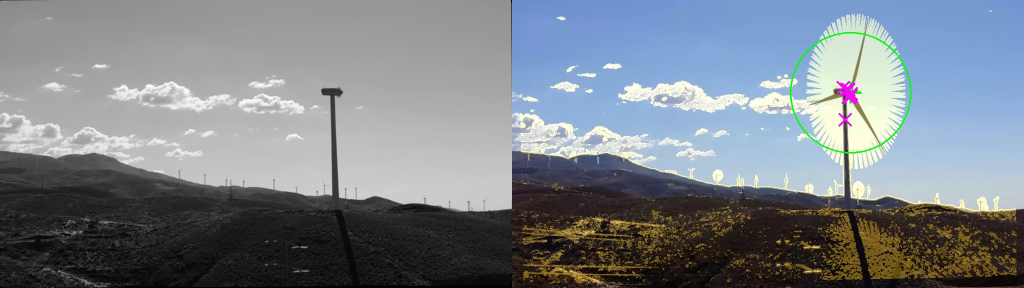
#> input picture blade_prototype/innovation_review_assets/abla_overlay.jpg, 2048 x 576 px (shown at 1/2 size)
$ python -i closeup_baseline.py   (imports and definitions only)   (older library calls are emulated)
#> lines starting #> are read from the running program, lines starting #| are printed output that depends on the picture; after the words box and inside, x2 and y2 are one past the last pixel; in counts of white or black regions, pixels touching at a corner belong together
#> further down, picture is the input picture: shape (576, 2048, 3); mean B, G, R 136.6, 130, 123.5
#!/usr/bin/env python3
"""Mode B 的離線基線：手工特徵 + 邏輯迴歸（純 numpy）。

**這不是規格 §8 的三條基線。** §8.1／8.2 要打 Gemini（本容器沒有任何 API 金鑰）、
§8.3 要 PyTorch（沒裝，也沒有 GPU）。這一條是**能離線跑、不花錢、可重現**的那條，
它回答一個協定需要先知道的問題：

    這份語料裡有多少訊號，是單純的外觀統計就能拿到的？

如果手工特徵就逼近 VLM 的數字，那 VLM 並沒有在做領域推理——它也只是在比對外觀。
所以這條基線的用途是**當地板**，不是當成果：任何一條 §8 的基線要證明自己有價值，
得明顯高過這裡的數字，而不只是高過亂猜。

做法（全部決定性，沒有隨機種子）：
- 特徵：512 px 工作尺度上的顏色（Lab 4×4 格）、梯度與方向直方圖、Laplacian 高頻能量、
  Canny 邊緣密度與 Hough 長線段（裂縫是長直線）、暗斑與亮斑的最大連通元件（雷擊碳化／掉漆）、
  綠色與紅色占比（生物附著／葉尖塗裝）。共 123 維。
- 分類：逐類獨立的邏輯迴歸（one-vs-rest），標準化後全批梯度下降，L2 正則。
- 切分：一律用群感知 5 折（`closeup_blade_groups_wtb.json`），每折用其餘四折訓練。
- 評估域：預設只用取像合格的 839 張（Mode B 的輸入定義）。

用法：
    python scripts/closeup_baseline.py run <語料根目錄> --out preds_baseline.json
    python scripts/closeup_eval.py eval --predictions preds_baseline.json
"""

from __future__ import annotations

import argparse
import json
from pathlib import Path

import numpy as np

ROOT = Path(__file__).resolve().parents[1]
TRUTH = ROOT / "data" / "closeup_truth_wtb.json"
GROUPS = ROOT / "data" / "closeup_blade_groups_wtb.json"
INTAKE = ROOT / "data" / "closeup_intake_wtb.json"

WORK = 512
N_ITER = 600
LR = 0.5
L2 = 1e-2


# --- 特徵 -----------------------------------------------------------------

def image_features(bgr) -> np.ndarray:
    """一張影像 → 123 維。每一組都對應一個「人看得懂」的線索。"""
    import cv2

    img = cv2.resize(bgr, (WORK, WORK), interpolation=cv2.INTER_AREA)
    lab = cv2.cvtColor(img, cv2.COLOR_BGR2LAB)
#> lab: shape (512, 512, 3); mean of channels 0, 1, 2 134.3, 128.1, 124.2
    hsv = cv2.cvtColor(img, cv2.COLOR_BGR2HSV)
#> hsv: shape (512, 512, 3); mean H, S, V 40, 44, 142.9
    grey = cv2.cvtColor(img, cv2.COLOR_BGR2GRAY)
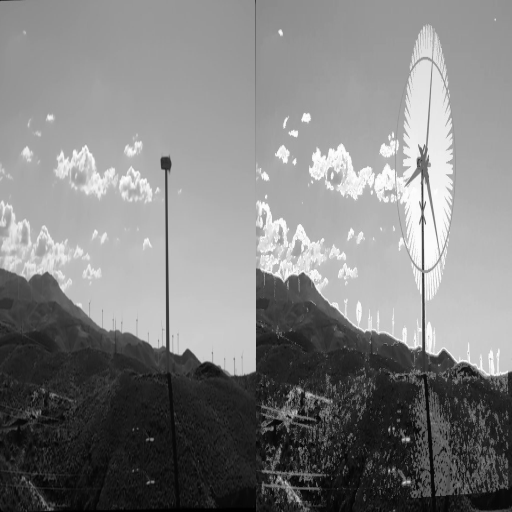
#> grey: shape (512, 512); min 0, max 254, mean 128.8
    f: list[float] = []

    # 1. 顏色：Lab 4×4 格的均值與標準差（96）——底色、髒污、塗裝分布
    cell = WORK // 4
    for r in range(4):
        for c in range(4):
            blk = lab[r * cell:(r + 1) * cell, c * cell:(c + 1) * cell].reshape(-1, 3)
            f += list(blk.mean(axis=0)) + list(blk.std(axis=0))
#> after the loop, f = 96 values, max 203.2 at index 42, min 0 at index 4, mean 71.31

    # 2. 色相占比（4）——綠=生物附著、紅=葉尖塗裝、暗=雷擊碳化、亮=過曝或掉漆
    h, s, v = hsv[:, :, 0].astype(np.float32), hsv[:, :, 1].astype(np.float32), hsv[:, :, 2].astype(np.float32)
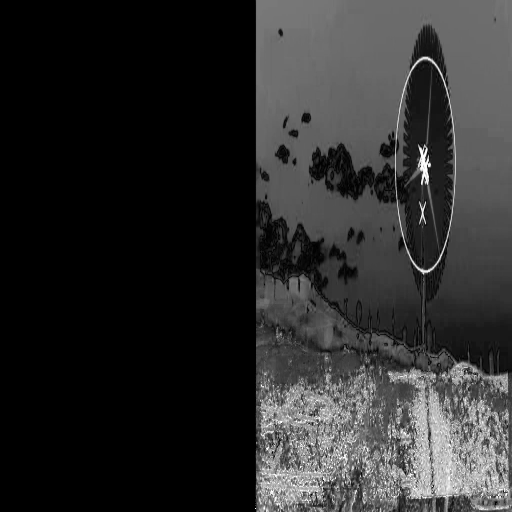
#> s: shape (512, 512) float32; min 0, max 255, mean 44
    n = h.size
#> n = 262144
    f.append(float(((s > 50) & (h > 35) & (h < 85)).sum()) / n)
    f.append(float(((s > 60) & ((h < 12) | (h > 168))).sum()) / n)
    f.append(float((v < 60).sum()) / n)
    f.append(float((v > 235).sum()) / n)

    # 3. 梯度與方向直方圖（10）——紋理粗細與有沒有主方向
    gx = cv2.Sobel(grey, cv2.CV_32F, 1, 0, ksize=3)
    gy = cv2.Sobel(grey, cv2.CV_32F, 0, 1, ksize=3)
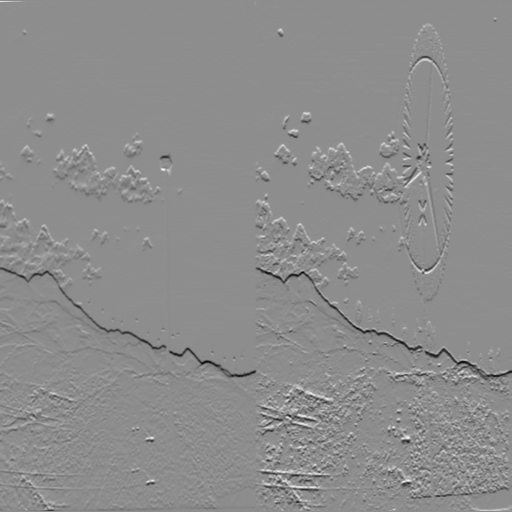
#> gy: shape (512, 512) float32; min -574, max 461, mean -2; drawn with min black and max white
    mag = cv2.magnitude(gx, gy)
    f.append(float(mag.mean()))
    f.append(float(np.percentile(mag, 95)))
    ang = (np.arctan2(gy, gx) % np.pi) / np.pi * 8
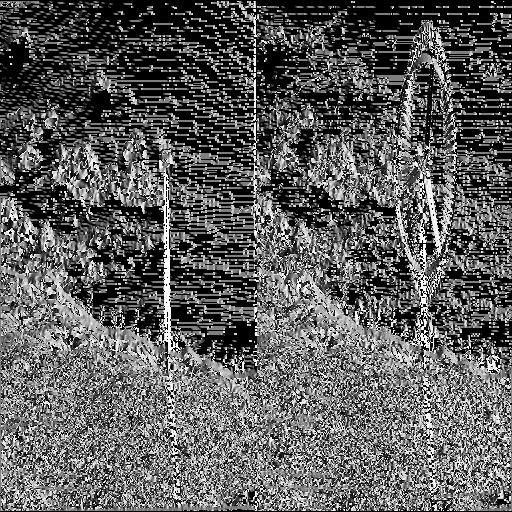
#> ang: shape (512, 512) float32; min 0, max 8, mean 2.94; drawn with min black and max white
    hist, _ = np.histogram(ang[mag > mag.mean()], bins=8, range=(0, 8))
#> hist = [12669, 7716, 5898, 5689, 6247, 6428, 8069, 12982]
    f += list(hist / max(1, hist.sum()))
#> f = 110 values, max 203.2 at index 42, min 0 at index 4, mean 64.33

    # 4. 高頻能量（2）——龜裂與網狀裂紋是高頻
    lap = cv2.Laplacian(grey, cv2.CV_32F)
    f.append(float(lap.var()))
    blur = cv2.GaussianBlur(grey.astype(np.float32), (0, 0), 3)
    f.append(float(np.abs(grey - blur).mean()) / (float(grey.std()) + 1e-3))

    # 5. 邊緣與長直線（4）——裂縫是長而直的，侵蝕不是
    edges = cv2.Canny(grey, 60, 160)
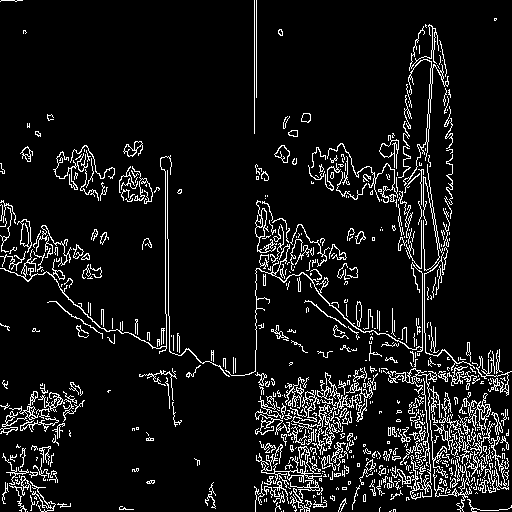
#> edges: shape (512, 512); 8.3% white in thin lines or dots
    f.append(float(edges.mean()) / 255.0)
    lines = cv2.HoughLinesP(edges, 1, np.pi / 180, threshold=60, minLineLength=WORK // 6, maxLineGap=8)
#> lines = 28 rows, first 6: [423, 185, 424, 298], [256, 97, 256, 0], [415, 498, 419, 370], [423, 144, 443, 274], [398, 373, 508, 483], [165, 313, 165, 171]
    if lines is None or len(lines) == 0:
        f += [0.0, 0.0, 0.0]
    else:
        # OpenCV 4 回 (N,1,4)、OpenCV 5 回 (N,4)，兩種都要吃
        seg = np.asarray(lines).reshape(-1, 4)
#> seg has the same summary as lines
        lens = np.hypot(seg[:, 2] - seg[:, 0], seg[:, 3] - seg[:, 1])
#> lens = 28 values, max 169.7 at index 18, min 86.49 at index 23, mean 113.1
        angs = np.arctan2(seg[:, 3] - seg[:, 1], seg[:, 2] - seg[:, 0]) % np.pi
#> angs = 28 values, max 3.07 at index 17, min 0.298 at index 21, mean 1.2
        f += [float(len(seg)) / 50.0, float(lens.max()) / (WORK * 1.414), float(angs.std())]
#> f = 116 values, max 661.8 at index 110, min 0 at index 4, mean 66.72

    # 6. 暗斑與亮斑的最大連通元件（5）——雷擊碳化是一塊暗的、掉漆是一塊亮的
    for mask in (grey < max(10, grey.mean() - 2 * grey.std()),
                 grey > min(245, grey.mean() + 2 * grey.std())):
        m = mask.astype(np.uint8)
        f.append(float(m.mean()))
        num, _, stats, _ = cv2.connectedComponentsWithStats(m, 8)
        f.append(float(stats[1:, cv2.CC_STAT_AREA].max()) / m.size if num > 1 else 0.0)
#> this loop made 2 passes
#> num on passes 1 to 2: 268, 275
#> pass 1, in image_features, `m = mask.astype(np.uint8)`:
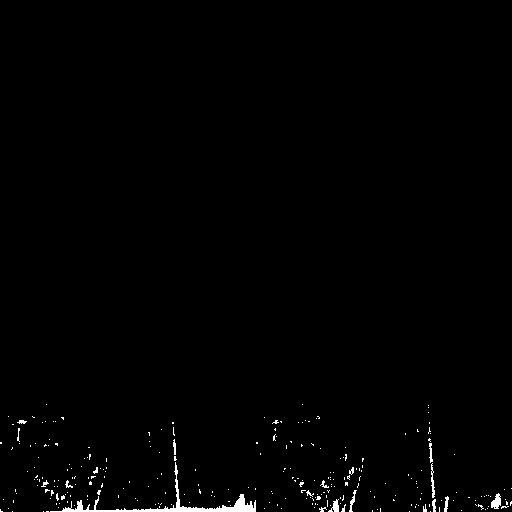
#> m: shape (512, 512); values 0 (black) and 1 (white), 0.93% white; 267 white regions (248 under 20 px), largest, box (x1, y1, x2, y2) and area: (50, 462, 256, 512) 1049, (491, 493, 501, 509) 104, (328, 499, 339, 512) 74
#> after the loop, f = 120 values, max 661.8 at index 110, min 0 at index 4, mean 64.49
    # 最大暗元件的長寬比（1）——碳化偏圓、刮痕偏長
    m = (grey < max(10, grey.mean() - 2 * grey.std())).astype(np.uint8)
    num, _, stats, _ = cv2.connectedComponentsWithStats(m, 8)
#> num = 268; stats = 268 rows, first 6: [0, 0, 512, 512, 259696], [46, 404, 1, 1, 1], [302, 404, 1, 1, 1], [428, 405, 1, 1, 1], [428, 407, 1, 1, 1], [428, 412, 1, 1, 1]
    if num > 1:
        k = 1 + int(np.argmax(stats[1:, cv2.CC_STAT_AREA]))
#> k = 72
        w_, h_ = stats[k, cv2.CC_STAT_WIDTH], stats[k, cv2.CC_STAT_HEIGHT]
#> w_ = 206; h_ = 50
        f.append(float(max(w_, h_)) / max(1.0, float(min(w_, h_))))
    else:
        f.append(0.0)

    # 7. 色差邊緣（2）——顏色變化而非亮度變化的邊界（藻類、塗裝界線）
    for ch in (1, 2):
        c = lab[:, :, ch].astype(np.float32)
        f.append(float(cv2.magnitude(cv2.Sobel(c, cv2.CV_32F, 1, 0, ksize=3),
                                     cv2.Sobel(c, cv2.CV_32F, 0, 1, ksize=3)).mean()))
#> this loop made 2 passes
#> pass 2, in image_features, `c = lab[:, :, ch].astype(np.float32)`:
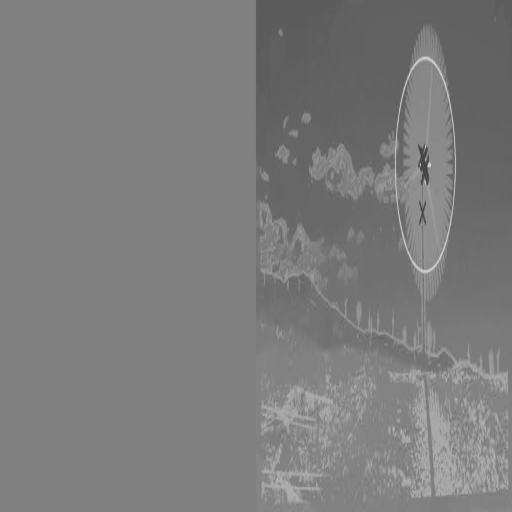
#> c: shape (512, 512) float32; min 65, max 210, mean 124.2
#> after the loop, f = 123 values, max 661.8 at index 110, min 0 at index 4, mean 63.1
    return np.asarray(f, dtype=np.float64)


# --- 邏輯迴歸（純 numpy，決定性）------------------------------------------

# [99 lines left out: functions fit_logreg, standardise, run_folds, cmd_run, main, not called in this run]


# [2 lines not run here, left out]

>>> import cv2
>>> picture = cv2.imread('../innovation_review_assets/abla_overlay.jpg')
>>> result = image_features(picture)
#> result has the same summary as f in image_features

$ run again, on blade_prototype/innovation_review_assets/lawrence_weston_overlay.jpg
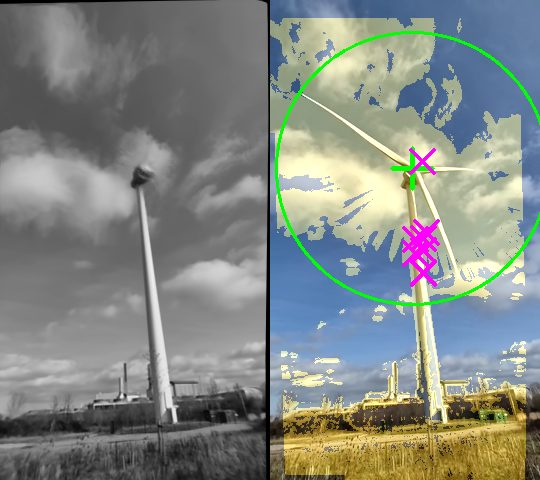
#> input picture blade_prototype/innovation_review_assets/lawrence_weston_overlay.jpg, 540 x 480 px
#> picture is the input picture: shape (480, 540, 3); mean B, G, R 131.9, 137.2, 131.5
#> lab: shape (512, 512, 3); mean of channels 0, 1, 2 143.9, 126.3, 130.1
#> hsv: shape (512, 512, 3); mean H, S, V 34.9, 45.5, 147.7
#> after the loop in image_features, `for r in range(4):`: f = 96 values, max 201.5 at index 36, min 0 at index 4, mean 75.37
#> hist = [9585, 6193, 7034, 10435, 8570, 6236, 6969, 12789]
#> in image_features, `f += list(hist / max(1, hist.sum()))`: f = 110 values, max 225.8 at index 101, min 0 at index 4, mean 68.28
#> in image_features, `edges = cv2.Canny(grey, 60, 160)`:
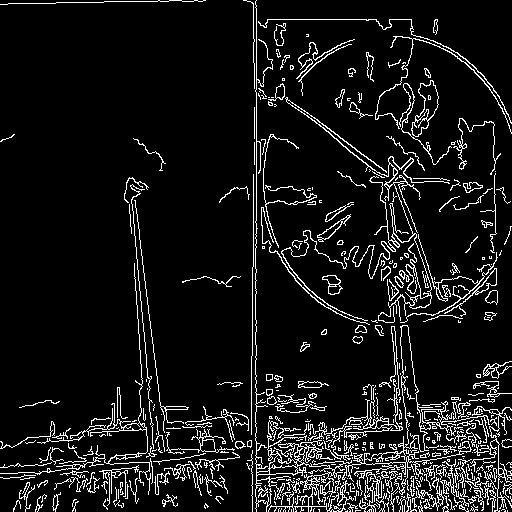
#> edges: shape (512, 512); 8.7% white in thin lines or dots
#> lines = 57 rows, first 6: [256, 247, 256, 0], [334, 456, 423, 451], [297, 468, 440, 478], [299, 478, 510, 503], [88, 490, 227, 458], [76, 490, 167, 481]
#> seg has the same summary as lines
#> lens = 57 values, max 263 at index 11, min 85.99 at index 36, mean 135.3
#> angs = 57 values, max 3.13 at index 35, min 0 at index 12, mean 1.38
#> in image_features, `f += [float(len(seg)) / 50.0, float(lens.max()) / (WORK * 1.414), floa..`: f = 116 values, max 529.1 at index 110, min 0 at index 4, mean 69.34
#> the loop in image_features, `for mask in (grey < max(10, grey.mean() - 2 * grey.std()), grey > min(..` made 2 passes
#> num on passes 1 to 2: 134, 159
#> after the loop in image_features, `for mask in (grey < max(10, grey.mean() - 2 * grey.std()),`: f = 120 values, max 529.1 at index 110, min 0 at index 4, mean 67.03
#> in image_features, `num, _, stats, _ = cv2.connectedComponentsWithStats(m, 8)`: num = 134; stats = 134 rows, first 6: [0, 0, 512, 512, 255583], [0, 0, 172, 4, 390], [209, 0, 66, 512, 2419], [126, 189, 11, 10, 67], [141, 404, 1, 1, 1], [142, 409, 1, 2, 2]
#> k = 2
#> w_ = 66; h_ = 512
#> the loop in image_features, `for ch in (1, 2):` made 2 passes
#> pass 2, in image_features, `c = lab[:, :, ch].astype(np.float32)`:
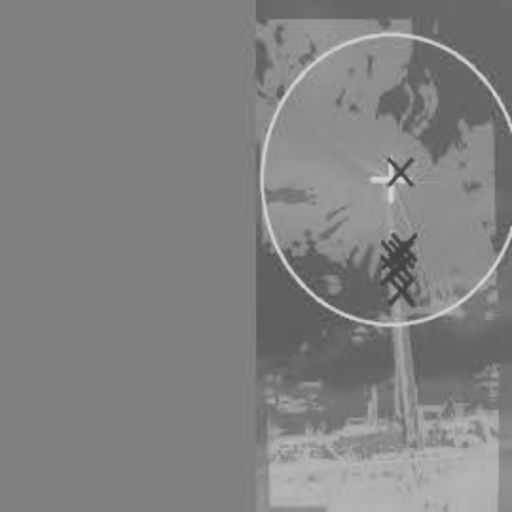
#> c: shape (512, 512) float32; min 59, max 211, mean 130.1
#> after the loop in image_features, `for ch in (1, 2):`: f = 123 values, max 529.1 at index 110, min 0 at index 4, mean 65.65
#> result has the same summary as f in image_features

$ run again, on blade_prototype/innovation_review_assets/maasvlakte_4_overlay.jpg
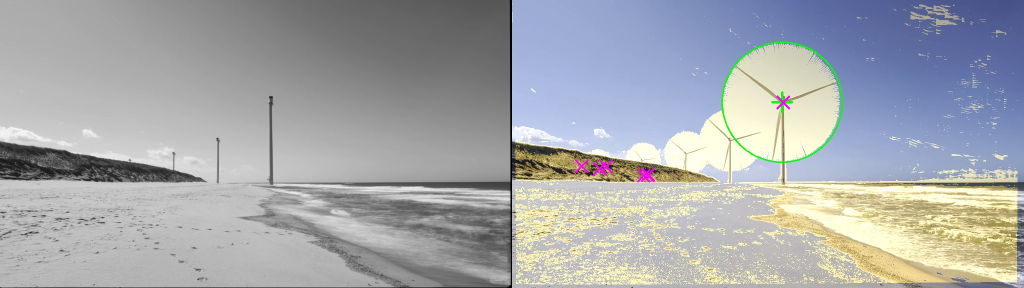
#> input picture blade_prototype/innovation_review_assets/maasvlakte_4_overlay.jpg, 2048 x 576 px (shown at 1/2 size)
#> picture is the input picture: shape (576, 2048, 3); mean B, G, R 171.1, 168.1, 165.7
#> lab: shape (512, 512, 3); mean of channels 0, 1, 2 175, 128.5, 126.1
#> hsv: shape (512, 512, 3); mean H, S, V 38.3, 30.7, 180.2
#> after the loop in image_features, `for r in range(4):`: f = 96 values, max 207.3 at index 84, min 0 at index 4, mean 78.08
#> hist = [9424, 6182, 6013, 8647, 10229, 8963, 9850, 9862]
#> in image_features, `f += list(hist / max(1, hist.sum()))`: f = 110 values, max 207.3 at index 84, min 0 at index 4, mean 70.11
#> in image_features, `edges = cv2.Canny(grey, 60, 160)`:
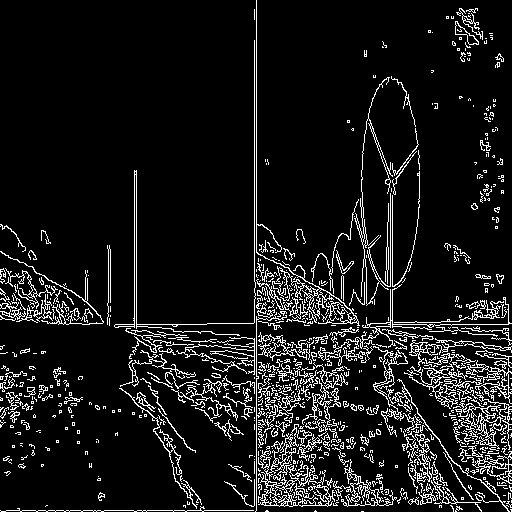
#> edges: shape (512, 512); 9.5% white in thin lines or dots
#> lines = 42 rows, first 6: [256, 510, 256, 305], [254, 322, 254, 40], [388, 324, 508, 324], [0, 510, 253, 510], [2, 318, 89, 324], [212, 353, 341, 385]
#> seg has the same summary as lines
#> lens = 42 values, max 282 at index 1, min 87.21 at index 4, mean 132.9
#> angs = 42 values, max 3.12 at index 39, min 0 at index 2, mean 0.608
#> in image_features, `f += [float(len(seg)) / 50.0, float(lens.max()) / (WORK * 1.414), floa..`: f = 116 values, max 895.9 at index 110, min 0 at index 4, mean 74.22
#> the loop in image_features, `for mask in (grey < max(10, grey.mean() - 2 * grey.std()), grey > min(..` made 2 passes
#> num on passes 1 to 2: 87, 239
#> after the loop in image_features, `for mask in (grey < max(10, grey.mean() - 2 * grey.std()),`: f = 120 values, max 895.9 at index 110, min 0 at index 4, mean 71.75
#> in image_features, `num, _, stats, _ = cv2.connectedComponentsWithStats(m, 8)`: num = 87; stats = 87 rows, first 6: [0, 0, 512, 512, 256251], [0, 0, 295, 512, 1912], [135, 171, 1, 95, 95], [0, 253, 101, 70, 3142], [287, 276, 2, 3, 4], [297, 277, 16, 16, 50]
#> k = 3
#> w_ = 101; h_ = 70
#> the loop in image_features, `for ch in (1, 2):` made 2 passes
#> pass 2, in image_features, `c = lab[:, :, ch].astype(np.float32)`:
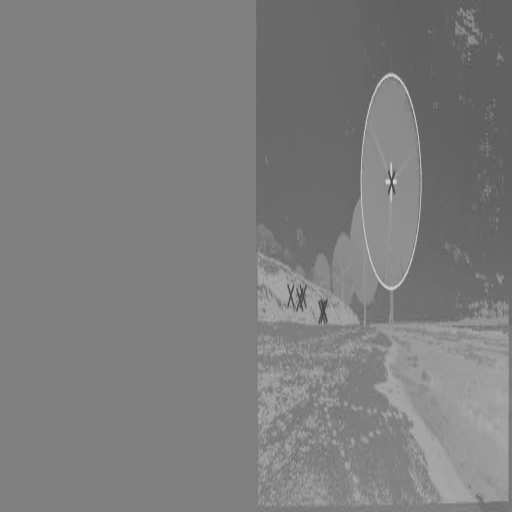
#> c: shape (512, 512) float32; min 67, max 211, mean 126.1
#> after the loop in image_features, `for ch in (1, 2):`: f = 123 values, max 895.9 at index 110, min 0 at index 4, mean 70.14
#> result has the same summary as f in image_features

$ run again, on blade_prototype/innovation_review_assets/masenberg_overlay.jpg
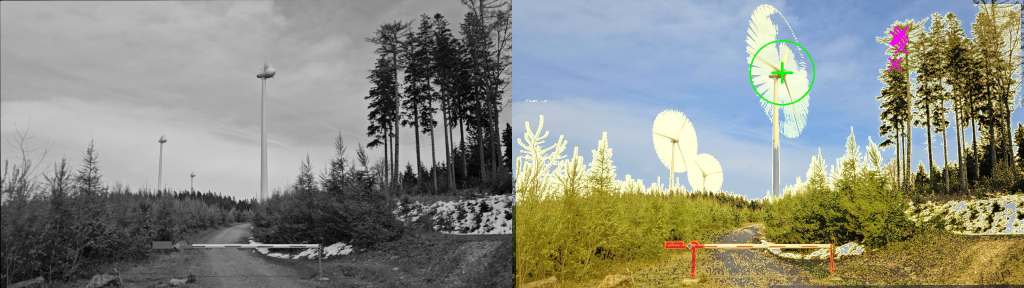
#> input picture blade_prototype/innovation_review_assets/masenberg_overlay.jpg, 2048 x 576 px (shown at 1/2 size)
#> picture is the input picture: shape (576, 2048, 3); mean B, G, R 129.6, 140.7, 138.5
#> lab: shape (512, 512, 3); mean of channels 0, 1, 2 146.4, 126.6, 133.7
#> hsv: shape (512, 512, 3); mean H, S, V 30.3, 53.2, 150.8
#> after the loop in image_features, `for r in range(4):`: f = 96 values, max 196.3 at index 60, min 0 at index 4, mean 76.5
#> hist = [23694, 10570, 6089, 4945, 4962, 5300, 9394, 21863]
#> in image_features, `f += list(hist / max(1, hist.sum()))`: f = 110 values, max 296.8 at index 101, min 0 at index 4, mean 70.17
#> edges: shape (512, 512); 17.3% white in thin lines or dots
#> lines = 142 rows, first 6: [503, 102, 506, 6], [482, 293, 482, 90], [495, 27, 497, 178], [480, 433, 484, 320], [378, 510, 437, 253], [183, 205, 484, 506]
#> seg has the same summary as lines
#> lens = 142 values, max 442.6 at index 32, min 85 at index 127, mean 141.1
#> angs = 142 values, max 3.13 at index 118, min 0 at index 20, mean 1.33
#> in image_features, `f += [float(len(seg)) / 50.0, float(lens.max()) / (WORK * 1.414), floa..`: f = 116 values, max 2105.8 at index 110, min 0 at index 4, mean 84.74
#> the loop in image_features, `for mask in (grey < max(10, grey.mean() - 2 * grey.std()), grey > min(..` made 2 passes
#> num on passes 1 to 2: 643, 244
#> after the loop in image_features, `for mask in (grey < max(10, grey.mean() - 2 * grey.std()),`: f = 120 values, max 2105.8 at index 110, min 0 at index 4, mean 81.91
#> in image_features, `num, _, stats, _ = cv2.connectedComponentsWithStats(m, 8)`: num = 643; stats = 643 rows, first 6: [0, 0, 512, 512, 255945], [0, 0, 1, 1, 1], [219, 26, 1, 1, 1], [214, 48, 1, 1, 1], [221, 54, 2, 5, 7], [224, 54, 1, 1, 1]
#> k = 18
#> w_ = 28; h_ = 108
#> the loop in image_features, `for ch in (1, 2):` made 2 passes
#> pass 2, in image_features, `c = lab[:, :, ch].astype(np.float32)`:
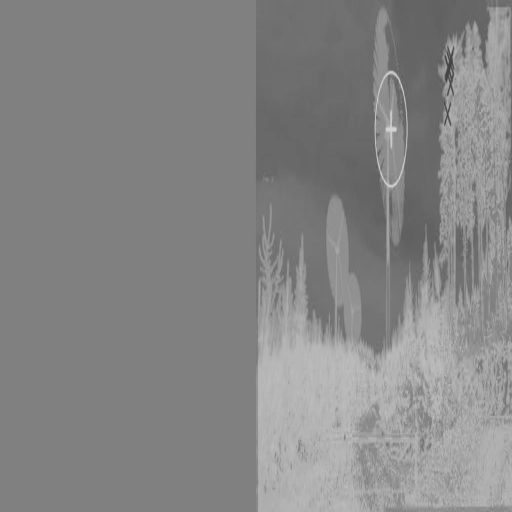
#> c: shape (512, 512) float32; min 66, max 211, mean 133.7
#> after the loop in image_features, `for ch in (1, 2):`: f = 123 values, max 2105.8 at index 110, min 0 at index 4, mean 80.12
#> result has the same summary as f in image_features
